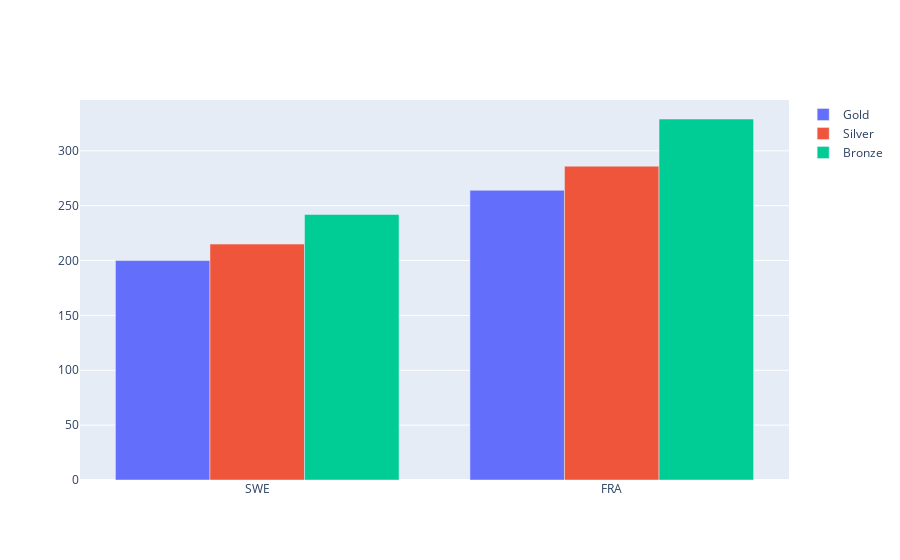

The code cell stored with this chart in its notebook:
### Markdown cell above
---

### Code cell
import plotly_express as px
from plotly.subplots import make_subplots
import plotly.graph_objects as go

fig = make_subplots(rows=1, cols=1)
trace1 = px.bar(df_merged, x=df_merged.index,
                 y='Gold')
trace2 = px.bar(df_merged, x=df_merged.index,
                 y='Silver')
trace3 = px.bar(df_merged, x=df_merged.index, y='Bronze')

trace_list = [trace1, trace2, trace3]
y_axis_titles = ["Gold", "Silver", "Bronze"]


for i, (item, title) in enumerate(zip(trace_list, y_axis_titles)):
    fig.add_trace(go.Bar(name=title,
                              x=item.data[0]['x'], y=item.data[0]['y'], showlegend=True), row=1, col=1)

fig.show()

### Figure 1 — Plotly figure (JSON) as saved in the notebook; plotly's stock layout.template omitted (floating-point values rounded to 4 significant figures)
{"data": [{"name": "Gold", "showlegend": true, "type": "bar", "x": ["SWE", "FRA"], "xaxis": "x", "y": [200, 264], "yaxis": "y"}, {"name": "Silver", "showlegend": true, "type": "bar", "x": ["SWE", "FRA"], "xaxis": "x", "y": [215, 286], "yaxis": "y"}, {"name": "Bronze", "showlegend": true, "type": "bar", "x": ["SWE", "FRA"], "xaxis": "x", "y": [242, 329], "yaxis": "y"}], "layout": {"xaxis": {"anchor": "y", "domain": [0, 1]}, "yaxis": {"anchor": "x", "domain": [0, 1]}}}
